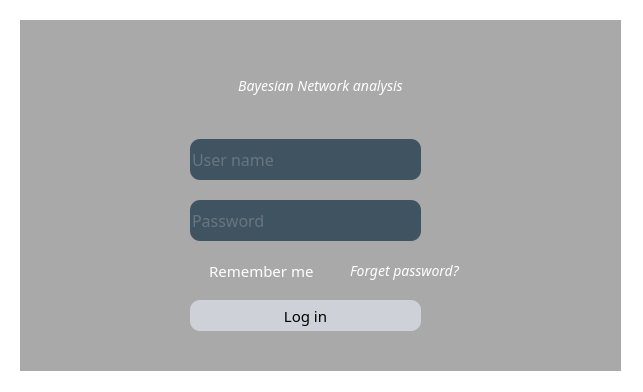
<?xml version="1.0" encoding="UTF-8"?>
<ui version="4.0">
 <class>Form</class>
 <widget class="QWidget" name="Form">
  <property name="geometry">
   <rect>
    <x>0</x>
    <y>0</y>
    <width>643</width>
    <height>392</height>
   </rect>
  </property>
  <property name="windowTitle">
   <string>Bayesian working platform</string>
  </property>
  <property name="styleSheet">
   <string notr="true">*{
	background:rgb(255, 255, 255);
	font-size:15px;
	font-family:Century Gothic,sans-serif;
}
</string>
  </property>
  <widget class="QFrame" name="frame">
   <property name="geometry">
    <rect>
     <x>20</x>
     <y>20</y>
     <width>601</width>
     <height>351</height>
    </rect>
   </property>
   <property name="styleSheet">
    <string notr="true">*{
background:rgb(255, 255, 255);
font-size:15px;
font-family:Century Gothic,sans-serif;
}
QFrame{
border:sold 10px rgba(0,0,0);
background:darkgray;
}
QLineEdit{
color:#8d98a1;
background-color:#405361;
font-size:16px;
border-style:outset;
border-radius:10px;
}
QPushButton{
background:#ced1d8;
border-style:outset;
border-radius:10px;
}
QPushButton:pressed{
background-color:rgb(224,0,0);
border-style:inset;
}
QCheckBox{
background:rgba(85,170,255,0);
color:white;
}
QLabel{
background:rgba(85,170,255,0);
color:white;
font-style:italic bold;
font-size:14px;
}</string>
   </property>
   <property name="frameShape">
    <enum>QFrame::StyledPanel</enum>
   </property>
   <property name="frameShadow">
    <enum>QFrame::Raised</enum>
   </property>
   <widget class="QPushButton" name="loginButton">
    <property name="geometry">
     <rect>
      <x>170</x>
      <y>280</y>
      <width>231</width>
      <height>31</height>
     </rect>
    </property>
    <property name="text">
     <string>Log in</string>
    </property>
   </widget>
   <widget class="QLineEdit" name="lineEdit">
    <property name="geometry">
     <rect>
      <x>170</x>
      <y>119</y>
      <width>231</width>
      <height>41</height>
     </rect>
    </property>
    <property name="placeholderText">
     <string>User name</string>
    </property>
   </widget>
   <widget class="QLineEdit" name="lineEdit_2">
    <property name="geometry">
     <rect>
      <x>170</x>
      <y>180</y>
      <width>231</width>
      <height>41</height>
     </rect>
    </property>
    <property name="echoMode">
     <enum>QLineEdit::Password</enum>
    </property>
    <property name="placeholderText">
     <string>Password</string>
    </property>
   </widget>
   <widget class="QCheckBox" name="checkBox">
    <property name="geometry">
     <rect>
      <x>170</x>
      <y>240</y>
      <width>131</width>
      <height>21</height>
     </rect>
    </property>
    <property name="text">
     <string>Remember me</string>
    </property>
   </widget>
   <widget class="QLabel" name="label">
    <property name="geometry">
     <rect>
      <x>330</x>
      <y>240</y>
      <width>121</width>
      <height>21</height>
     </rect>
    </property>
    <property name="text">
     <string>Forget password?</string>
    </property>
   </widget>
   <widget class="QLabel" name="label_2">
    <property name="geometry">
     <rect>
      <x>70</x>
      <y>40</y>
      <width>461</width>
      <height>51</height>
     </rect>
    </property>
    <property name="styleSheet">
     <string notr="true">font: 28pt &quot;Academy Engraved LET&quot;
</string>
    </property>
    <property name="text">
     <string>Bayesian Network analysis</string>
    </property>
    <property name="textFormat">
     <enum>Qt::MarkdownText</enum>
    </property>
    <property name="alignment">
     <set>Qt::AlignCenter</set>
    </property>
   </widget>
  </widget>
 </widget>
 <resources>
  <include location="picture.qrc"/>
 </resources>
 <connections/>
</ui>
